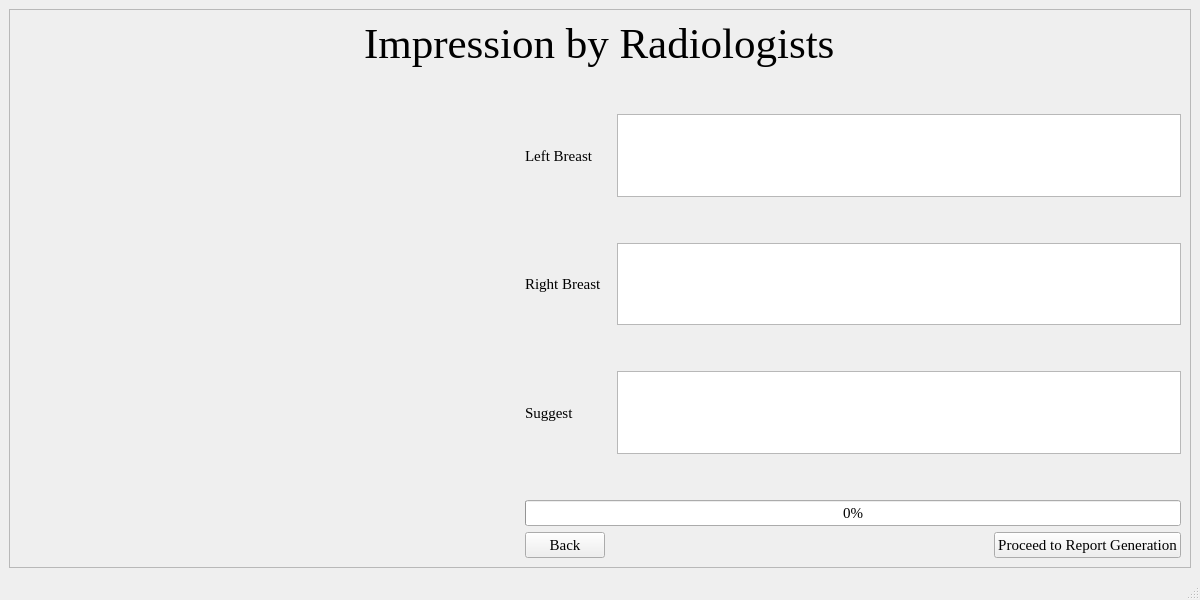
<?xml version="1.0" encoding="UTF-8"?>
<ui version="4.0">
 <class>remarksWindow</class>
 <widget class="QMainWindow" name="remarksWindow">
  <property name="geometry">
   <rect>
    <x>0</x>
    <y>0</y>
    <width>1200</width>
    <height>600</height>
   </rect>
  </property>
  <property name="font">
   <font>
    <family>Times New Roman</family>
    <pointsize>11</pointsize>
   </font>
  </property>
  <property name="windowTitle">
   <string>Remarks of Radiologists</string>
  </property>
  <widget class="QWidget" name="centralwidget">
   <layout class="QGridLayout" name="gridLayout">
    <item row="0" column="0">
     <widget class="QScrollArea" name="scrollArea">
      <property name="widgetResizable">
       <bool>true</bool>
      </property>
      <widget class="QWidget" name="scrollAreaWidgetContents">
       <property name="geometry">
        <rect>
         <x>0</x>
         <y>-56</y>
         <width>1159</width>
         <height>611</height>
        </rect>
       </property>
       <layout class="QGridLayout" name="gridLayout_2">
        <item row="9" column="1">
         <widget class="QPushButton" name="backButton">
          <property name="text">
           <string>Back</string>
          </property>
         </widget>
        </item>
        <item row="2" column="0">
         <spacer name="horizontalSpacer_2">
          <property name="orientation">
           <enum>Qt::Horizontal</enum>
          </property>
          <property name="sizeType">
           <enum>QSizePolicy::Fixed</enum>
          </property>
          <property name="sizeHint" stdset="0">
           <size>
            <width>500</width>
            <height>20</height>
           </size>
          </property>
         </spacer>
        </item>
        <item row="4" column="0">
         <spacer name="horizontalSpacer">
          <property name="orientation">
           <enum>Qt::Horizontal</enum>
          </property>
          <property name="sizeType">
           <enum>QSizePolicy::Fixed</enum>
          </property>
          <property name="sizeHint" stdset="0">
           <size>
            <width>500</width>
            <height>20</height>
           </size>
          </property>
         </spacer>
        </item>
        <item row="0" column="0" colspan="4" alignment="Qt::AlignHCenter">
         <widget class="QLabel" name="label">
          <property name="font">
           <font>
            <pointsize>32</pointsize>
           </font>
          </property>
          <property name="text">
           <string>Impression by Radiologists</string>
          </property>
         </widget>
        </item>
        <item row="2" column="3">
         <widget class="QTextEdit" name="leftBreastRemarks"/>
        </item>
        <item row="9" column="3" alignment="Qt::AlignRight">
         <widget class="QPushButton" name="nextButton">
          <property name="text">
           <string>Proceed to Report Generation</string>
          </property>
         </widget>
        </item>
        <item row="2" column="1">
         <widget class="QLabel" name="label_2">
          <property name="text">
           <string>Left Breast</string>
          </property>
         </widget>
        </item>
        <item row="3" column="1">
         <spacer name="verticalSpacer_2">
          <property name="orientation">
           <enum>Qt::Vertical</enum>
          </property>
          <property name="sizeType">
           <enum>QSizePolicy::Fixed</enum>
          </property>
          <property name="sizeHint" stdset="0">
           <size>
            <width>20</width>
            <height>40</height>
           </size>
          </property>
         </spacer>
        </item>
        <item row="6" column="1">
         <widget class="QLabel" name="label_4">
          <property name="text">
           <string>Suggest</string>
          </property>
         </widget>
        </item>
        <item row="1" column="1">
         <spacer name="verticalSpacer">
          <property name="orientation">
           <enum>Qt::Vertical</enum>
          </property>
          <property name="sizeType">
           <enum>QSizePolicy::Fixed</enum>
          </property>
          <property name="sizeHint" stdset="0">
           <size>
            <width>20</width>
            <height>40</height>
           </size>
          </property>
         </spacer>
        </item>
        <item row="7" column="3">
         <spacer name="verticalSpacer_4">
          <property name="orientation">
           <enum>Qt::Vertical</enum>
          </property>
          <property name="sizeType">
           <enum>QSizePolicy::Fixed</enum>
          </property>
          <property name="sizeHint" stdset="0">
           <size>
            <width>20</width>
            <height>40</height>
           </size>
          </property>
         </spacer>
        </item>
        <item row="6" column="0">
         <spacer name="horizontalSpacer_3">
          <property name="orientation">
           <enum>Qt::Horizontal</enum>
          </property>
          <property name="sizeType">
           <enum>QSizePolicy::Fixed</enum>
          </property>
          <property name="sizeHint" stdset="0">
           <size>
            <width>500</width>
            <height>20</height>
           </size>
          </property>
         </spacer>
        </item>
        <item row="6" column="3">
         <widget class="QTextEdit" name="suggestRemarks"/>
        </item>
        <item row="4" column="1">
         <widget class="QLabel" name="label_3">
          <property name="text">
           <string>Right Breast</string>
          </property>
         </widget>
        </item>
        <item row="5" column="3">
         <spacer name="verticalSpacer_3">
          <property name="orientation">
           <enum>Qt::Vertical</enum>
          </property>
          <property name="sizeType">
           <enum>QSizePolicy::Fixed</enum>
          </property>
          <property name="sizeHint" stdset="0">
           <size>
            <width>20</width>
            <height>40</height>
           </size>
          </property>
         </spacer>
        </item>
        <item row="4" column="3">
         <widget class="QTextEdit" name="rightBreastRemarks"/>
        </item>
        <item row="8" column="1" colspan="3">
         <widget class="QProgressBar" name="progressBar">
          <property name="value">
           <number>0</number>
          </property>
         </widget>
        </item>
       </layout>
      </widget>
     </widget>
    </item>
   </layout>
  </widget>
  <widget class="QStatusBar" name="statusbar"/>
 </widget>
 <resources/>
 <connections/>
</ui>
